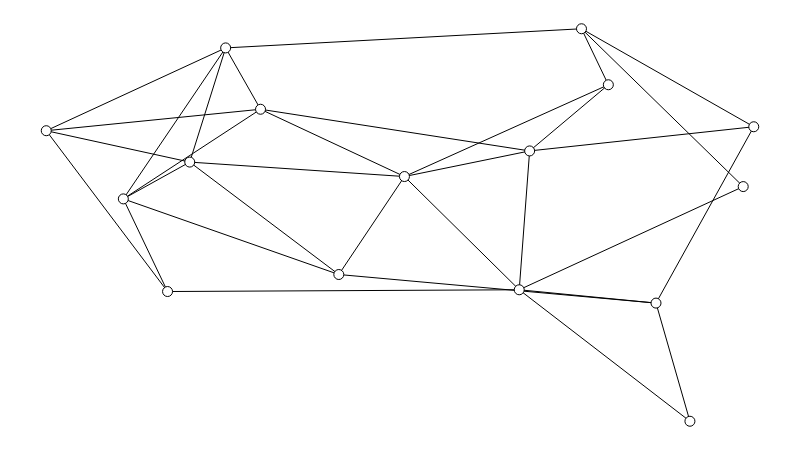

Here is the notebook cell this chart was saved with:
### Markdown cell above
Opa, isso é promissor! Temos um comportamento quase logaritmico, ou seja, parece que o comprimento médio praticamente estabiliza a partir de um certo número de nós. Isso parece ser uma boa proposta de pequeno mundo! Mas...

## O teste do macaco

As duplas Elisa/Bruna e Isabella/Hugo repararam que esse tipo de comportamento logaritmico também parece ser verdade para um grafo *aleatório*. O que significa grafo aleatório? Imagine um grafo que começa vazio, sem nenhuma aresta, e aos poucos um macaco vai colocando arestas aleatoriamente.

Esse modelo de construção é conhecido como [Erdos-Renyi](https://en.wikipedia.org/wiki/Erd%C5%91s%E2%80%93R%C3%A9nyi_model) e sua formalização é simples: existe uma probabilidade $p$ tal que, para quaisquer dois nós $n$ e $m$, a probabilidade da aresta $\{n, m\}$ existir é $p$.

É fácil adaptar uma função pronta do *NetworkX* para gerar grafos Erdos-Renyi com dado número de nós e dado grau médio esperado.

### Code cell
def erdos_renyi_graph(num_nodes, avg_degree):
    if num_nodes == 1:
        return nx.empty_graph(num_nodes)

    # Calcula limite de arestas a partir do grau médio.
    # Você consegue enxergar porque essa relação vale?
    max_edges = int((num_nodes * avg_degree) / 2 + 0.5)

    # A partir desse limite de arestas, calculamos o p.
    p = max_edges / (num_nodes * (num_nodes - 1))

    # Agora podemos usar a função pronta, baseada em p.
    return nx.erdos_renyi_graph(num_nodes, p)


# Gera um grafo aleatório.
g = erdos_renyi_graph(NUM_NODES, AVG_DEGREE)

# Atribui posições aos nós.
sn.set_spring_positions(g)

# Mostra o grafo.
show_graph(g)

### Figure 1 — Plotly figure (JSON) as saved in the notebook; plotly's stock layout.template omitted (floating-point values rounded to 4 significant figures)
{"data": [{"hoverinfo": "none", "line": {"color": "rgb(0, 0, 0)", "width": 1}, "mode": "lines", "type": "scatter", "uid": "3e831244-a9f9-11e8-a2af-0a0095515601", "x": [0.3029, 0.2536, null, 0.3029, 0, null, 0.3029, 0.109, null, 0.3029, 0.6832, null, 0.3029, 0.5063, null, 0.9098, 0.6685, null, 0.9098, 0.8618, null, 1, 0.7565, null, 1, 0.8618, null, 1, 0.6832, null, 0.2536, 0.7565, null, 0.2536, 0.2028, null, 0.2536, 0, null, 0.2536, 0.109, null, 0.4135, 0.2028, null, 0.4135, 0.109, null, 0.4135, 0.8618, null, 0.4135, 0.5063, null, 0.7945, 0.7565, null, 0.7945, 0.6832, null, 0.7945, 0.5063, null, 0.7565, 0.9851, null, 0.9851, 0.6685, null, 0.2028, 0, null, 0.2028, 0.109, null, 0.2028, 0.5063, null, 0.1714, 0.6685, null, 0.1714, 0, null, 0.1714, 0.109, null, 0.6685, 0.8618, null, 0.6685, 0.6832, null, 0.6685, 0.5063, null, 0.6832, 0.5063, null], "y": [0.7949, 0.9512, null, 0.7949, 0.7402, null, 0.7949, 0.5665, null, 0.7949, 0.6887, null, 0.7949, 0.6235, null, 0, 0.335, null, 0, 0.301, null, 0.7503, 1, null, 0.7503, 0.301, null, 0.7503, 0.6887, null, 0.9512, 1, null, 0.9512, 0.6603, null, 0.9512, 0.7402, null, 0.9512, 0.5665, null, 0.3739, 0.6603, null, 0.3739, 0.5665, null, 0.3739, 0.301, null, 0.3739, 0.6235, null, 0.8573, 1, null, 0.8573, 0.6887, null, 0.8573, 0.6235, null, 1, 0.5979, null, 0.5979, 0.335, null, 0.6603, 0.7402, null, 0.6603, 0.5665, null, 0.6603, 0.6235, null, 0.3305, 0.335, null, 0.3305, 0.7402, null, 0.3305, 0.5665, null, 0.335, 0.301, null, 0.335, 0.6887, null, 0.335, 0.6235, null, 0.6887, 0.6235, null]}, {"hoverinfo": "none", "marker": {"color": "rgb(255, 255, 255)", "line": {"color": "rgb(0, 0, 0)", "width": 1}, "size": 10}, "mode": "markers+text", "text": [], "textfont": {"color": "rgb(0, 0, 0)"}, "textposition": "middle center", "type": "scatter", "uid": "3e8313ca-a9f9-11e8-a2af-0a0095515601", "x": [0.3029, 0.9098, 1, 0.2536, 0.4135, 0.7945, 0.7565, 0.9851, 0.2028, 0.1714, 0.6685, 0, 0.109, 0.8618, 0.6832, 0.5063], "y": [0.7949, 0, 0.7503, 0.9512, 0.3739, 0.8573, 1, 0.5979, 0.6603, 0.3305, 0.335, 0.7402, 0.5665, 0.301, 0.6887, 0.6235]}], "layout": {"height": 450, "margin": {"b": 0, "l": 0, "r": 0, "t": 0}, "showlegend": false, "width": 800, "xaxis": {"showgrid": false, "showticklabels": false, "zeroline": false}, "yaxis": {"showgrid": false, "showticklabels": false, "zeroline": false}}}
